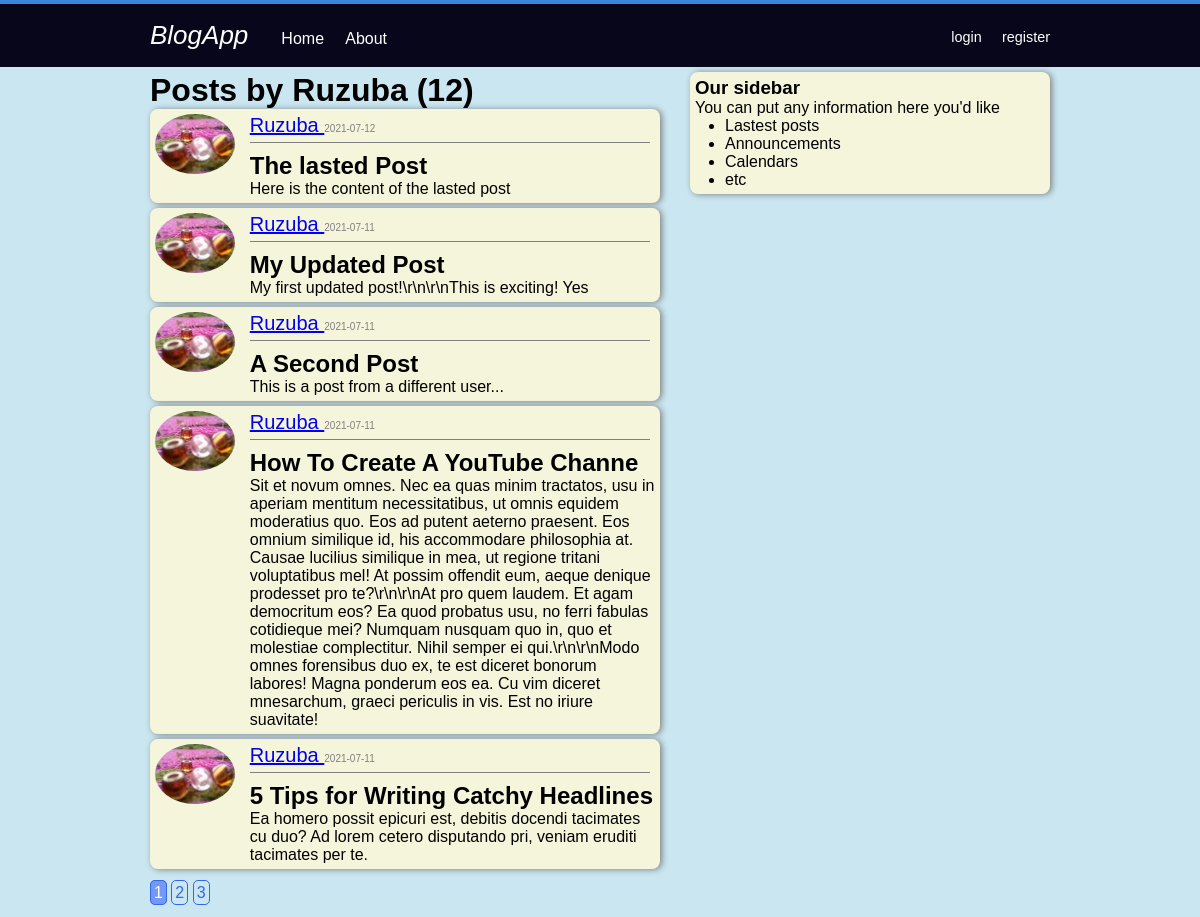
The page /user/Ruzuba on the database its author committed.
### blogapp/models.py (models this page shows, shortened)
class User(db.Model, UserMixin):
    id = db.Column(db.Integer, primary_key=True)
    username = db.Column(db.String(20), unique=True, nullable=False)
    email = db.Column(db.String(120), unique=True, nullable=False)
    image_file = db.Column(db.String(20), nullable=False,
                           default='default.jpg')
    password = db.Column(db.String(60), nullable=False)
    posts = db.relationship('Post', backref='author', lazy=True)

class Post(db.Model):
    id = db.Column(db.Integer, primary_key=True)
    title = db.Column(db.String(20), nullable=False)
    date_posted = db.Column(db.DateTime, nullable=False,
                            default=datetime.utcnow())
    content = db.Column(db.Text, nullable=False)
    user_id = db.Column(db.Integer, db.ForeignKey('user.id'), nullable=False)

### blogapp/routes.py (the view)
@ app.route('/user/<string:username>')
def user_posts(username):
    page = request.args.get('page', 1, type=int)
    user = User.query.filter_by(username=username).first_or_404()
    posts = Post.query.filter_by(author=user).order_by(
        Post.date_posted.desc()).paginate(page=page, per_page=5)
    return render_template('/pages/user_post.html', postes=posts, user=user)

### blogapp/templates/pages/user_post.html
{% extends "layout/defaullt.html" %}
{% block body %}
<div class="body_wrapper">
    <h1 class="heaer_post"> Posts by {{user.username}} ({{postes.total}}) </h1>
    {% for post in postes.items %}
    <article class="article_wrapper">
        <img class="rounded-circle article"
            src="{{url_for('static', filename='profile_image/' + post.author.image_file)}}">
        <div class='right-wrapper'>
            <div class="head_wrapper">
                <small class="author_wrapper"><a href="{{url_for('user_posts',username = post.author.username)}}">{{
                        post.author.username}} </a></small>
                <small class="verry_smal_wrapper">{{post.date_posted.strftime('%Y-%m-%d')}}</small>
            </div>
            <div>
                <h2 class="title_"><a href="{{url_for('owner_post', post_id = post.id)}}"> {{post.title}}</a></h2>
                <P>{{ post.content }}</P>
            </div>
        </div>
    </article>
    {% endfor %}
    <div class="button_pages_wrapper">
        {% for page_num in postes.iter_pages(left_edge =1,right_edge =1,left_current = 1, right_current =2) %}
        {% if page_num %}
        {% if postes.page ==page_num %}
        <a href="{{url_for('user_posts', username = user.username, page=page_num)}}"
            class="button_pages button_pages_color">{{page_num}}</a>
        {% else %}
        <a href="{{url_for('user_posts',username = user.username, page=page_num)}}"
            class="button_pages">{{page_num}}</a>
        {% endif %}
        {% else %}
        ...
        {% endif %}
        {% endfor %}
    </div>
</div>
{% endblock %}

### blogapp/static/style_home.css (style rules this page uses)
* { margin: 0; padding: 0; }
body { background-color: rgb(201, 230, 241); font-family: Arial, Helvetica, sans-serif, sans-serif; }
.wrapper .body_wrapper, .wrapper .nav { display: inline-block; }
.article_wrapper { display: flex; }
.right-wrapper { margin-left: 15px; }

### blogapp/static/style_blo.css (style rules this page uses)
.article_wrapper, .sidebar_wrapper { border: solid 0px; margin-bottom: 5px; padding: 5px; border-radius: 8px; background-color: beige; box-shadow: gray 2px 0.5px 0.4pc; }
.article_wrapper { width: 500px; }
.head_wrapper { border-bottom: solid 0.1px gray; margin-bottom: 9px; width: 400px; padding-bottom: 5px; }
.head_wrapper .author_wrapper { color: rgb(38, 64, 182); font-size: 20px; }
.head_wrapper .verry_smal_wrapper { font-size: 10px; color: gray; }
h2 a { text-decoration: none; color: black; }
.title_ { margin-top: 20 px; }
.button_pages { border: solid 1px rgb(52, 102, 230); padding: 3px; color: rgb(52, 102, 230); border-radius: 5px; text-decoration: none; }
.button_pages_wrapper { margin-top: 15px; margin-bottom: 15px; }
.button_pages_color { background-color: rgb(114, 152, 248); color: white; }

### blogapp/static/styleAccount.css (style rules this page uses)
.rounded-circle { border-radius: 50%; height: 60px; }

### rows shown on the page
User: username "Ruzuba"
Post: image_file (picture), author.username "Ruzuba", date_posted "2021-07-12", title "The lasted Post", content "Here is the content of the lasted post"
Post: image_file (picture), author.username "Ruzuba", date_posted "2021-07-11", title "My Updated Post", content "My first updated post!\\r\\n\\r\\nThis is exciting! Yes"
Post: image_file (picture), author.username "Ruzuba", date_posted "2021-07-11", title "A Second Post", content "This is a post from a different user..."
Post: image_file (picture), author.username "Ruzuba", date_posted "2021-07-11", title "How To Create A YouTube Channe", content "Sit et novum omnes. Nec ea quas minim tractatos, usu in aperiam mentitum necessitatibus, ut omnis equidem moderatius quo. Eos ad putent aeterno praesent. Eos omnium similique id, his accommodare philosophia at. Causae lucilius similique in mea, ut regione tritani voluptatibus mel! At possim offendit eum, aeque denique prodesset pro te?\\r\\n\\r\\nAt pro quem laudem. Et agam democritum eos? Ea quod probatus usu, no ferri fabulas cotidieque mei? Numquam nusquam quo in, quo et molestiae complectitur. Nihil semper ei qui.\\r\\n\\r\\nModo omnes forensibus duo ex, te est diceret bonorum labores! Magna ponderum eos ea. Cu vim diceret mnesarchum, graeci periculis in vis. Est no iriure suavitate!"
Post: image_file (picture), author.username "Ruzuba", date_posted "2021-07-11", title "5 Tips for Writing Catchy Headlines", content "Ea homero possit epicuri est, debitis docendi tacimates cu duo? Ad lorem cetero disputando pri, veniam eruditi tacimates per te."

### other values the page prints
{{ postes.total }} "12"
{{ page_num }} "1"
{{ page_num }} "2" "3"
